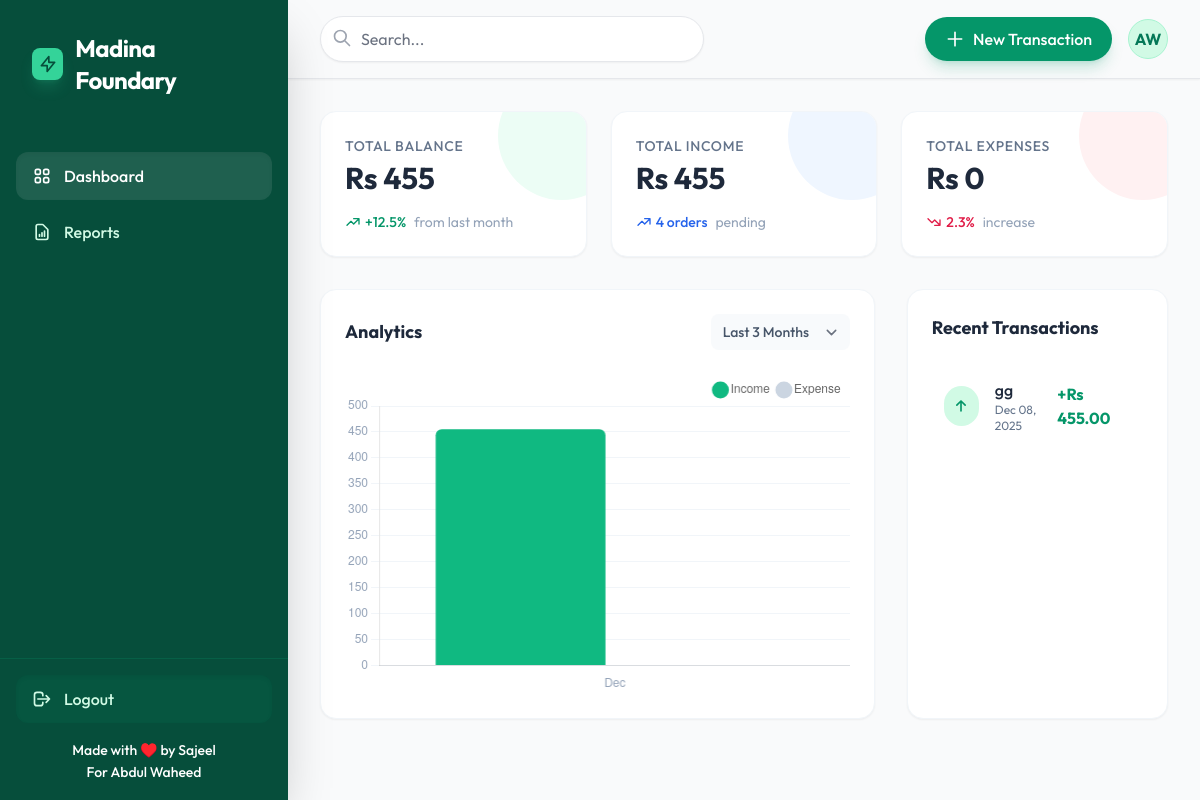
The app's page / (signed in), older data.
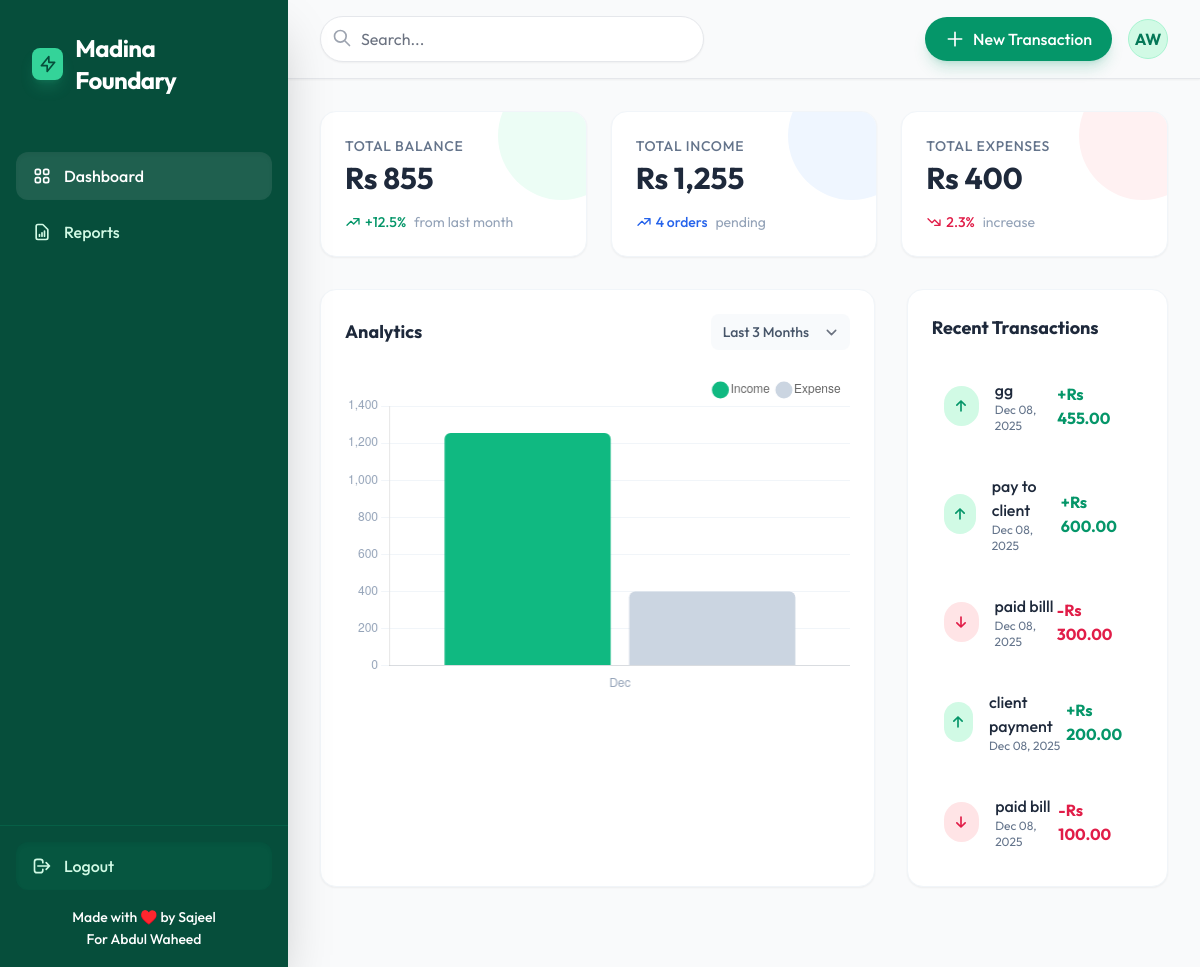
The same page, newer data.
### finance/models.py (models this page shows, shortened)
class Transaction(models.Model):
    TRANSACTION_TYPES = [
        ('IN', 'Cash In'),
        ('OUT', 'Cash Out'),
    ]
    type = models.CharField(max_length=3, choices=TRANSACTION_TYPES)
    amount = models.DecimalField(max_digits=10, decimal_places=2)
    date = models.DateField(default=timezone.now)
    description = models.CharField(max_length=255, blank=True)
    related_person = models.CharField(max_length=100, blank=True, null=True, help_text="Person money is going to or coming from")
    category = models.ForeignKey(Category, on_delete=models.SET_NULL, null=True, blank=True)
    created_at = models.DateTimeField(auto_now_add=True)
    updated_at = models.DateTimeField(auto_now=True)

### finance/views.py (the view)
# urls.py: path('', DashboardView.as_view(), name='dashboard'),
class DashboardView(LoginRequiredMixin, TemplateView):
    template_name = 'finance/dashboard.html'
    def get_context_data(self, **kwargs):
        context = super().get_context_data(**kwargs)
        today = timezone.now().date()
        transactions = Transaction.objects.all().order_by('-date')
        total_in = transactions.filter(type='IN').aggregate(Sum('amount'))['amount__sum'] or 0
        total_out = transactions.filter(type='OUT').aggregate(Sum('amount'))['amount__sum'] or 0
        balance = total_in - total_out
        context['transactions'] = transactions[:5]  # Recent 5
        context['total_in'] = total_in
        context['total_out'] = total_out
        context['balance'] = balance
        six_months_ago = today - timedelta(days=180)
        monthly_stats = (
            Transaction.objects.filter(date__gte=six_months_ago)
            .annotate(month=TruncMonth('date'))
            .values('month', 'type')
            .annotate(total=Sum('amount'))
            .order_by('month')
        )
        labels = []
        income_data = []
        expense_data = []
        stats_dict = {}
        for entry in monthly_stats:
            month_str = entry['month'].strftime('%b %Y') if entry['month'] else 'Unknown'
            if month_str not in stats_dict:
                stats_dict[month_str] = {'IN': 0, 'OUT': 0}
            stats_dict[month_str][entry['type']] = float(entry['total'])
        current = today
        for i in range(5, -1, -1):
            date = (current.replace(day=1) - timedelta(days=i*30)).replace(day=1)
            pass
        chart_labels = []
        chart_income = []
        chart_expense = []
        for i in range(5, -1, -1):
            d = today - timedelta(days=i*30)
            month_label = d.strftime('%b')
            year_month_key = d.strftime('%b %Y') # Matches stats_dict key format roughly if dates align
            pass
        months_order = []
        data_map = {}
        for entry in monthly_stats:
            m = entry['month']
            if not m: continue
            lbl = m.strftime('%b')
            if lbl not in months_order:
                months_order.append(lbl)
                data_map[lbl] = {'IN': 0, 'OUT': 0}
            data_map[lbl][entry['type']] = float(entry['total'])
        context['chart_labels'] = months_order
        context['chart_income'] = [data_map[m]['IN'] for m in months_order]
        context['chart_expense'] = [data_map[m]['OUT'] for m in months_order]
        return context

### finance/templates/finance/dashboard.html (shortened to what the changed rows need)
{% extends 'base.html' %}
{% load humanize %}
{% block content %}
<div class="grid grid-cols-1 md:grid-cols-3 gap-6 mb-8">
    <div
        class="bg-white p-6 rounded-2xl shadow-sm border border-slate-100 relative overflow-hidden group hover:shadow-md transition-all duration-300">
        <div class="relative z-10">
            <h3 class="text-slate-500 font-medium text-sm mb-1 uppercase tracking-wider">Total Balance</h3>
            <p class="text-3xl font-bold text-slate-800">Rs {{ balance|intcomma }}</p>
            <div class="mt-4 flex items-center text-sm text-emerald-600 font-medium">
                <svg class="w-4 h-4 mr-1" fill="none" stroke="currentColor" viewBox="0 0 24 24">
                    <path stroke-linecap="round" stroke-linejoin="round" stroke-width="2"
                        d="M13 7h8m0 0v8m0-8l-8 8-4-4-6 6"></path>
                </svg>
                <span>+12.5%</span> <span class="text-slate-400 font-normal ml-2">from last month</span>
            </div>
        </div>
    </div>
    <div
        class="bg-white p-6 rounded-2xl shadow-sm border border-slate-100 relative overflow-hidden group hover:shadow-md transition-all duration-300">
        <div class="relative z-10">
            <h3 class="text-slate-500 font-medium text-sm mb-1 uppercase tracking-wider">Total Income</h3>
            <p class="text-3xl font-bold text-slate-800">Rs {{ total_in|intcomma }}</p>
            <div class="mt-4 flex items-center text-sm text-blue-600 font-medium">
                <svg class="w-4 h-4 mr-1" fill="none" stroke="currentColor" viewBox="0 0 24 24">
                    <path stroke-linecap="round" stroke-linejoin="round" stroke-width="2"
                        d="M13 7h8m0 0v8m0-8l-8 8-4-4-6 6"></path>
                </svg>
                <span>4 orders</span> <span class="text-slate-400 font-normal ml-2">pending</span>
            </div>
        </div>
    </div>
    <div
        class="bg-white p-6 rounded-2xl shadow-sm border border-slate-100 relative overflow-hidden group hover:shadow-md transition-all duration-300">
        <div class="relative z-10">
            <h3 class="text-slate-500 font-medium text-sm mb-1 uppercase tracking-wider">Total Expenses</h3>
            <p class="text-3xl font-bold text-slate-800">Rs {{ total_out|intcomma }}</p>
            <div class="mt-4 flex items-center text-sm text-rose-600 font-medium">
                <svg class="w-4 h-4 mr-1" fill="none" stroke="currentColor" viewBox="0 0 24 24">
                    <path stroke-linecap="round" stroke-linejoin="round" stroke-width="2"
                        d="M13 17h8m0 0V9m0 8l-8-8-4 4-6-6"></path>
                </svg>
                <span>2.3%</span> <span class="text-slate-400 font-normal ml-2">increase</span>
            </div>
        </div>
    </div>
</div>
<div class="grid grid-cols-1 lg:grid-cols-3 gap-8">
    <div class="lg:col-span-2 bg-white p-6 rounded-2xl shadow-sm border border-slate-100">
        <div class="h-80 w-full">
            <canvas id="analyticsChart"></canvas>
        </div>
    </div>
    <div class="bg-white p-6 rounded-2xl shadow-sm border border-slate-100">
        <div class="space-y-4">
            {% for t in transactions %}
            <div class="flex items-center justify-between p-3 rounded-xl hover:bg-slate-50 transition-colors">
                <div class="flex items-center gap-4">
                    <div
                        class="w-10 h-10 rounded-full flex items-center justify-center {% if t.type == 'IN' %}bg-emerald-100 text-emerald-600{% else %}bg-rose-100 text-rose-600{% endif %}">
                        {% if t.type == 'IN' %}
                        <svg class="w-5 h-5" fill="none" stroke="currentColor" viewBox="0 0 24 24">
                            <path stroke-linecap="round" stroke-linejoin="round" stroke-width="2"
                                d="M7 11l5-5m0 0l5 5m-5-5v12"></path>
                        </svg>
                        {% else %}
                        <svg class="w-5 h-5" fill="none" stroke="currentColor" viewBox="0 0 24 24">
                            <path stroke-linecap="round" stroke-linejoin="round" stroke-width="2"
                                d="M17 13l-5 5m0 0l-5-5m5 5V6"></path>
                        </svg>
                        {% endif %}
                    </div>
                    <div>
                        <p class="font-medium text-slate-800">
                            {% if t.related_person %}
                            {{ t.related_person }} <span class="text-slate-400 font-normal">({{ t.description }})</span>
                            {% else %}
                            {{ t.description|default:"Transaction" }}
                            {% endif %}
                        </p>
                        <p class="text-xs text-slate-500">{{ t.date|date:"M d, Y" }}</p>
                    </div>
                </div>
                <span class="font-bold {% if t.type == 'IN' %}text-emerald-600{% else %}text-rose-600{% endif %}">
                    {% if t.type == 'IN' %}+{% else %}-{% endif %}Rs {{ t.amount|intcomma }}
                </span>
            </div>
            {% empty %}
            <p class="text-center text-slate-400 py-4">No recent transactions</p>
            {% endfor %}
        </div>
    </div>
</div>
<script>
    // Real Data from Django
    const ctx = document.getElementById('analyticsChart').getContext('2d');
    new Chart(ctx, {
        type: 'bar',
        data: {
            labels: {{ chart_labels| safe }},
        datasets: [
        {
            label: 'Income',
            data: {{ chart_income| safe }},
        backgroundColor: '#10b981',
        borderRadius: 6,
                },
        {
            label: 'Expense',
            data: {{ chart_expense| safe }},
        backgroundColor: '#cbd5e1',
        borderRadius: 6,
                }
    ]
        },
        options: {
        responsive: true,
        maintainAspectRatio: false,
        scales: {
            y: {
                beginAtZero: true,
                grid: {
                    display: true,
                    drawBorder: false,
                    color: '#f1f5f9'
                },
                ticks: {
                    color: '#94a3b8'
                }
            },
            x: {
                grid: {
                    display: false
                },
                ticks: {
                    color: '#94a3b8'
                }
            }
        },
        plugins: {
            legend: {
                display: true,
                position: 'top',
                align: 'end',
                labels: {
                    usePointStyle: true,
                    pointStyle: 'circle',
                    boxWidth: 8
                }
            }
        }
    }
    });
</script>
{% endblock %}

Row changes from the older to the newer data that the page shows:
added Transaction: type "IN" (drawn), description "pay to client", date "Dec 08, 2025", amount "600.00"
added Transaction: type "OUT" (drawn), description "paid billl", date "Dec 08, 2025", amount "300.00"
added Transaction: type "IN" (drawn), description "client payment", date "Dec 08, 2025", amount "200.00"
added Transaction: type "OUT" (drawn), description "paid bill", date "Dec 08, 2025", amount "100.00"
Text that changed along with them:
{{ balance|intcomma }}: "455" → "855"
{{ total_in|intcomma }}: "455" → "1,255"
{{ total_out|intcomma }}: "0" → "400"
chart data {{ chart_income| safe }}: [455.0] → [1255.0]
chart data {{ chart_expense| safe }}: [0] → [400.0]
